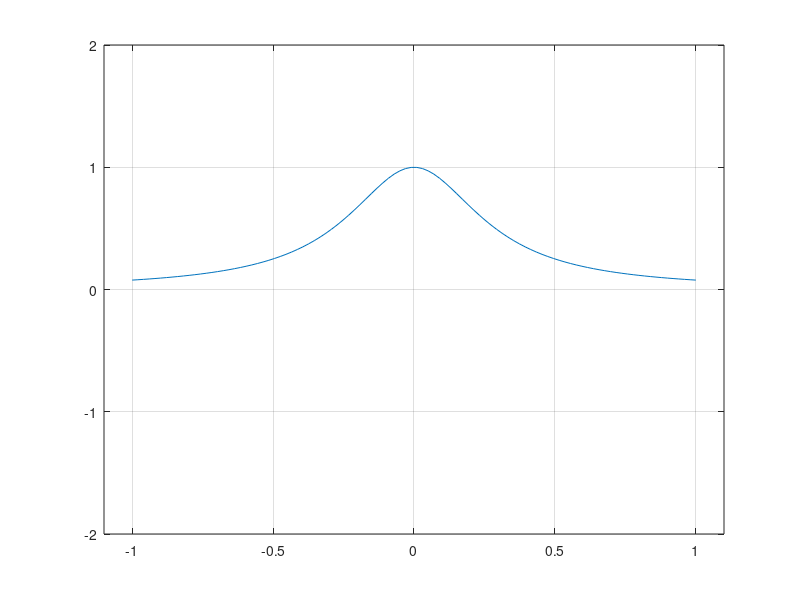

This figure's MATLAB source: (Note: this script raises an error after producing the figure.)

clear, clc
%% example02

%% Runge 
f = @(x) 1./(1+12*x.^2);
xx = linspace(-1,1,100);
yy = f(xx);
figure(1)
plot(xx,yy)
axis([-1.1 1.1 -2 2]) 
grid on

% points set03: 25
% chebyshev
xtemp = linspace(0,pi,25)';
x3 = cos(xtemp);
y3 = f(x3);
yy3 = fun_lagrangeInter(x3, y3, xx);
figure(2)
plot(xx,yy,'b:','LineWidth',2)
axis([-1.1 1.1 -2 2]) 
hold on
plot(x3,y3,'ko','LineWidth',1)
plot(xx,yy3,'r','LineWidth',1)
grid on

% points set03: 25
% cubicspline
x4 = linspace(-1,1,25);
y4 = f(x4);
yy4 = cubicSplineSimplySupported(x4, y4, xx);
figure(3)
plot(xx,yy,'b:','LineWidth',2)
axis([-1.1 1.1 -2 2]) 
hold on
plot(x4,y4,'ko','LineWidth',1)
plot(xx,yy4,'r','LineWidth',1)
grid on


%% functions
function y = fun_lagrangeInter(X, Y, x)
n = length(X);
up = 0;
low = 0;
for i = 1:n
  w = 1;
  for j = 1:n
    if j ~= i
      w = w/(X(i)-X(j));
    end
  end
  up = up + w*Y(i)./(x-X(i));
  low = low + w./(x-X(i));
end
y = up./low;
end



























